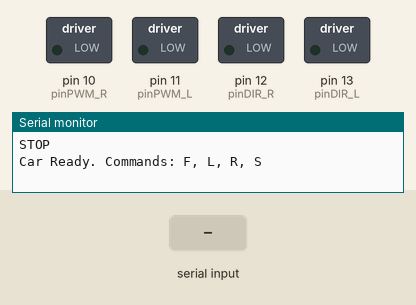
Simulated run of this sketch. Board: Arduino Uno, built with avr-gcc and run on an emulated ATmega328P. Parts: switched loads named in the sketch (green lamp = pin HIGH), the last lines printed to the serial monitor. Inputs (shaded band) come from the test bench.

Above: at 1.2 s.
1.3 s: "F" received over Serial
At 2.2 s:
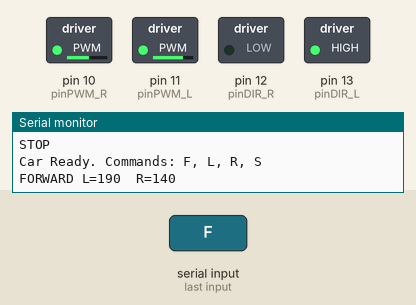
2.8 s: "L" received over Serial
At 3.4 s:
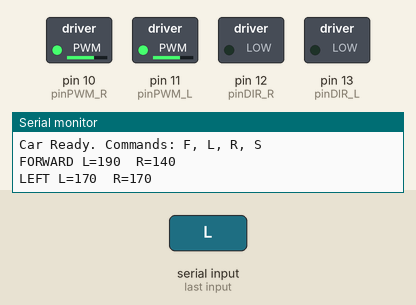
4.3 s: "R" received over Serial
At 5.5 s:
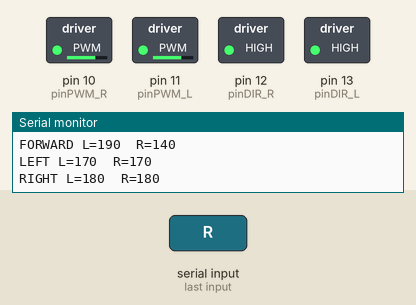
5.8 s: "S" received over Serial
At 6.9 s:
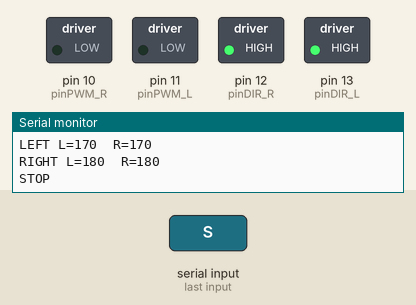
Timing chart, 0 to 8.3 s (numbered marks = the images above; inputs shaded):
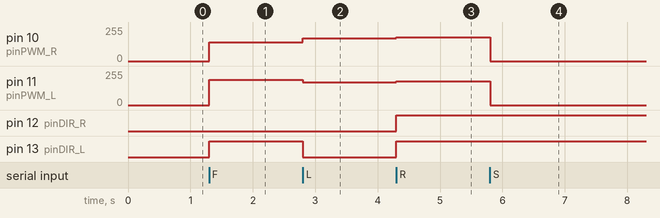

The sketch:

code-arduino.ino
```cpp
// // === PIN MAPPING (Confirmed) ===
// const int pinDIR_L = 13; // Left Motor DIR  (Port B)
// const int pinPWM_L = 11; // Left Motor PWM  (Port B)

// const int pinDIR_R = 12; // Right Motor DIR (Port A)
// const int pinPWM_R = 10; // Right Motor PWM (Port A)

// // === SPEED CONTROL ===
// // Kamu tinggal tuning leftTrim & rightTrim supaya lurus
// int maxSpeed = 120;
// int leftTrim  = +48;   // motor kiri LEBIH PELAN → kasih boost (coba 20–60)
// int rightTrim = 0;     // motor kanan lebih kuat → tidak usah di-boost

// // === MOTOR POLARITY ===
// // (Sudah sesuai dengan hasil test kamu)
// #define LEFT_FORWARD    HIGH
// #define LEFT_BACKWARD   LOW

// #define RIGHT_FORWARD   LOW
// #define RIGHT_BACKWARD  HIGH

// void setup() {
//   Serial.begin(9600);

//   pinMode(pinDIR_L, OUTPUT);
//   pinMode(pinPWM_L, OUTPUT);
//   pinMode(pinDIR_R, OUTPUT);
//   pinMode(pinPWM_R, OUTPUT);

//   stopCar();
//   Serial.println("Car Ready. Commands: F, L, R, S");
// }

// void loop() {
//   if (Serial.available()) {
//     char cmd = Serial.read();
//     switch (cmd) {
//       case 'F': moveForward(); break;
//       case 'L': turnLeft();    break;
//       case 'R': turnRight();   break;
//       case 'S': stopCar();     break;
//     }
//   }
// }

// // =========================
// //     MOVEMENT FUNCTIONS
// // =========================

// void moveForward() {
//   // Forward polarity
//   digitalWrite(pinDIR_L, LEFT_FORWARD);
//   digitalWrite(pinDIR_R, RIGHT_FORWARD);

//   // Apply trim (LEFT gets boost)
//   int pwmL = constrain(maxSpeed + leftTrim, 0, 255);
//   int pwmR = constrain(maxSpeed + rightTrim, 0, 255);

//   analogWrite(pinPWM_L, pwmL);
//   analogWrite(pinPWM_R, pwmR);

//   Serial.print("FORWARD L=");
//   Serial.print(pwmL);
//   Serial.print("  R=");
//   Serial.println(pwmR);
// }

// void moveBackward() {
//   digitalWrite(pinDIR_L, LEFT_BACKWARD);
//   digitalWrite(pinDIR_R, RIGHT_BACKWARD);

//   analogWrite(pinPWM_L, maxSpeed);
//   analogWrite(pinPWM_R, maxSpeed);

//   Serial.println("BACKWARD");
// }

// void turnLeft() {
//   // Left backward, Right forward
//   digitalWrite(pinDIR_L, LEFT_BACKWARD);
//   digitalWrite(pinDIR_R, RIGHT_FORWARD);

//   analogWrite(pinPWM_L, maxSpeed);
//   analogWrite(pinPWM_R, maxSpeed);

//   Serial.println("LEFT");
// }

// void turnRight() {
//   // Left forward, Right backward
//   digitalWrite(pinDIR_L, LEFT_FORWARD);
//   digitalWrite(pinDIR_R, RIGHT_BACKWARD);

//   analogWrite(pinPWM_L, maxSpeed);
//   analogWrite(pinPWM_R, maxSpeed);

//   Serial.println("RIGHT");
// }

// void stopCar() {
//   analogWrite(pinPWM_L, 0);
//   analogWrite(pinPWM_R, 0);
//   Serial.println("STOP");
// }

// =========================
//      PIN MAPPING
// =========================
const int pinDIR_L = 13;
const int pinPWM_L = 11;

const int pinDIR_R = 12;
const int pinPWM_R = 10;

// =========================
//      SPEED SETTINGS
// =========================

// BASE SPEED
int maxSpeed = 140;

// AUTO TRIM untuk gerakan LURUS
// (silakan tuning 0–70)
int trimLeft  = 50;
int trimRight = 0;

// TURN STRENGTH — belokan harus lebih kuat dari forward
int turnBoostLeft  = 30;   // ekstra power saat belok kiri
int turnBoostRight = 40;   // ekstra power saat belok kanan

// soft start minimal PWM (motor murah kadang harus 60–80)
int minPWM = 70;

// =========================
//   MOTOR POLARITY
// =========================
#define LEFT_FORWARD    HIGH
#define LEFT_BACKWARD   LOW

#define RIGHT_FORWARD   LOW
#define RIGHT_BACKWARD  HIGH

void setup() {
  Serial.begin(9600);

  pinMode(pinDIR_L, OUTPUT);
  pinMode(pinPWM_L, OUTPUT);
  pinMode(pinDIR_R, OUTPUT);
  pinMode(pinPWM_R, OUTPUT);

  stopCar();
  Serial.println("Car Ready. Commands: F, L, R, S");
}

// =========================
//   MOVEMENT FUNCTIONS
// =========================

int applySoftStart(int pwm) {
  if (pwm < minPWM && pwm > 0)
      return minPWM;
  return pwm;
}

void moveForward() {
  digitalWrite(pinDIR_L, LEFT_FORWARD);
  digitalWrite(pinDIR_R, RIGHT_FORWARD);

  int pwmL = maxSpeed + trimLeft;
  int pwmR = maxSpeed + trimRight;

  pwmL = applySoftStart(constrain(pwmL, 0, 255));
  pwmR = applySoftStart(constrain(pwmR, 0, 255));

  analogWrite(pinPWM_L, pwmL);
  analogWrite(pinPWM_R, pwmR);

  Serial.print("FORWARD L=");
  Serial.print(pwmL);
  Serial.print("  R=");
  Serial.println(pwmR);
}

void turnLeft() {
  // left backwards, right forward
  digitalWrite(pinDIR_L, LEFT_BACKWARD);
  digitalWrite(pinDIR_R, RIGHT_FORWARD);

  // boost belok kiri
  int pwmL = maxSpeed + turnBoostLeft;
  int pwmR = maxSpeed + turnBoostLeft;

  pwmL = applySoftStart(constrain(pwmL, 0, 255));
  pwmR = applySoftStart(constrain(pwmR, 0, 255));

  analogWrite(pinPWM_L, pwmL);
  analogWrite(pinPWM_R, pwmR);

  Serial.print("LEFT L=");
  Serial.print(pwmL);
  Serial.print("  R=");
  Serial.println(pwmR);
}

void turnRight() {
  // left forward, right backward
  digitalWrite(pinDIR_L, LEFT_FORWARD);
  digitalWrite(pinDIR_R, RIGHT_BACKWARD);

  // boost belok kanan (lebih besar karena kamu bilang kanan susah)
  int pwmL = maxSpeed + turnBoostRight;
  int pwmR = maxSpeed + turnBoostRight;

  pwmL = applySoftStart(constrain(pwmL, 0, 255));
  pwmR = applySoftStart(constrain(pwmR, 0, 255));

  analogWrite(pinPWM_L, pwmL);
  analogWrite(pinPWM_R, pwmR);

  Serial.print("RIGHT L=");
  Serial.print(pwmL);
  Serial.print("  R=");
  Serial.println(pwmR);
}

void stopCar() {
  analogWrite(pinPWM_L, 0);
  analogWrite(pinPWM_R, 0);

  Serial.println("STOP");
}

void loop() {
  if (Serial.available()) {
    char cmd = Serial.read();
    switch (cmd) {
      case 'F': moveForward(); break;
      case 'L': turnLeft();    break;
      case 'R': turnRight();   break;
      case 'S': stopCar();     break;
    }
  }
}
```

Measured:
- after the input at 1.3 s, pin 10 (pinPWM_R): 0/255 → 140/255 at once; pin 11 (pinPWM_L): 0/255 → 190/255 at once; pin 13 (pinDIR_L): LOW → HIGH at once
- after the input at 2.8 s, pin 10 (pinPWM_R): 140/255 → 170/255 at once; pin 11 (pinPWM_L): 190/255 → 170/255 at once; pin 13 (pinDIR_L): HIGH → LOW at once
- after the input at 4.3 s, pin 10 (pinPWM_R), pin 11 (pinPWM_L): 170/255 → 180/255 at once; pin 12 (pinDIR_R), pin 13 (pinDIR_L): LOW → HIGH at once
- after the input at 5.8 s, pin 10 (pinPWM_R), pin 11 (pinPWM_L): 180/255 → 0/255 at once
